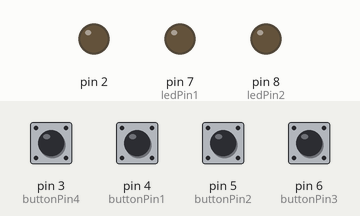
The sketch below on a simulated Arduino Uno, built with avr-gcc and run on an emulated ATmega328P. On the bench: output pins drawn as LEDs (lit = HIGH). The inputs (shaded band) are chosen by the test bench; at power-on: pin 3 (buttonPin4), pin 4 (buttonPin1), pin 5 (buttonPin2), pin 6 (buttonPin3) LOW.

Above: at 5.2 s.
5.3 s: pin 4 (buttonPin1) pulled HIGH for 0.15 s
At 5.6 s:
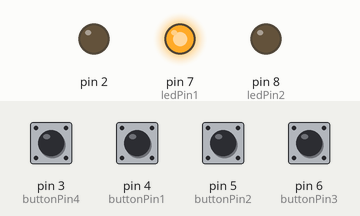
6.9 s: pin 5 (buttonPin2) pulled HIGH for 0.15 s
At 8.0 s:
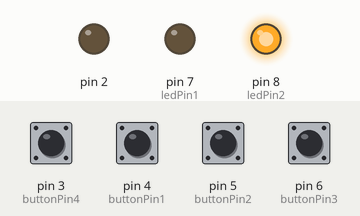
8.5 s: pin 3 (buttonPin4) pulled HIGH for 0.15 s
At 9.2 s:
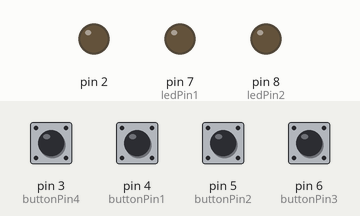
10.1 s: pin 4 (buttonPin1) pulled HIGH for 1 s
At 10.4 s:
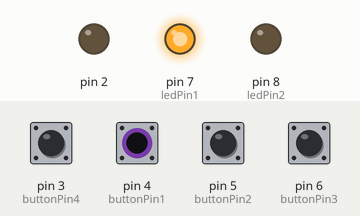
12.6 s: pin 4 (buttonPin1) driven HIGH and pin 5 (buttonPin2) driven HIGH
At 13.8 s:
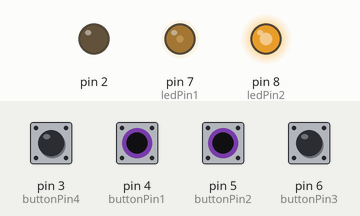
14.1 s: pin 6 (buttonPin3) pulled HIGH for 0.15 s
At 14.29 s:
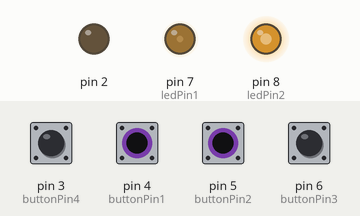
Timing chart, 0 to 16.8 s (numbered marks = the images above; inputs shaded):
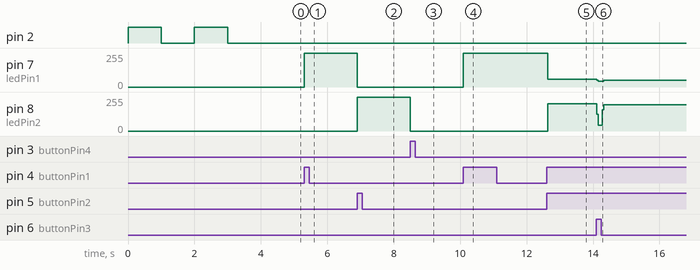

The sketch:

remote_sucess_3_with_wdt.ino
```cpp
 #include <avr/wdt.h>
const int buttonPin4 = 3;
const int buttonPin1 = 4;     // the number of the pushbutton pin 2
const int buttonPin2 = 5;
const int buttonPin3 = 6;// the number of the pushbutton pin 3
const int ledPin1 =  7;      // the number of the LED pin
const int ledPin2 =  8;
 int buttonState1 = 0;
 int buttonState2 = 0;
int buttonState3 = 0;
int buttonState4 = 0;

void setup() {
 // initialize the LED pin as an output:
 pinMode(ledPin1, OUTPUT);
  pinMode(ledPin2, OUTPUT);
 // initialize the pushbutton pin as an input:
 pinMode(buttonPin1, INPUT);
 // initialize the pushbutton pin as an input:
 pinMode(buttonPin2, INPUT);
  pinMode(buttonPin3, INPUT);
  pinMode(buttonPin4, INPUT);
  pinMode(2,OUTPUT);

  digitalWrite(2,HIGH);
  delay(1000);
    digitalWrite(2,LOW);
  delay(1000);
    digitalWrite(2,HIGH);
  delay(1000);
      digitalWrite(2,LOW);
  delay(1000);
 wdt_disable();
}

void loop(){
   wdt_enable(WDTO_4S);
 // read the state of the pushbutton value:
 buttonState1 = digitalRead(buttonPin1);
 // read the state of the pushbutton value:
 buttonState2 = digitalRead(buttonPin2);
 buttonState3 = digitalRead(buttonPin3);
  buttonState4 = digitalRead(buttonPin4);
 // check whether a  pushbutton is pressed.
 // if it is, the buttonState is HIGH:

 if (buttonState1 == HIGH) {
   // turn LED on:   // Tweet that the washer is done
   digitalWrite(ledPin1, HIGH);
      digitalWrite(ledPin2, LOW);
 }
 if (buttonState2 == HIGH) {
   // turn LED on:    //Tweet that the dryer is done
   digitalWrite(ledPin1, LOW);
      digitalWrite(ledPin2, HIGH);
 }

 if (buttonState3 == HIGH) {
  digitalWrite(ledPin1, LOW);
      digitalWrite(ledPin2, LOW);
 }
 if (buttonState4 == HIGH) {
  digitalWrite(ledPin1, LOW);
      digitalWrite(ledPin2, LOW);
 }
 wdt_reset();
}
```

Measured:
- after the input at 5.3 s, pin 7 (ledPin1): 0/255 → 255/255 at once
- after the input at 6.9 s, pin 7 (ledPin1): 255/255 → 0/255 at once; pin 8 (ledPin2): 0/255 → 255/255 at once
- after the input at 8.5 s, pin 8 (ledPin2): 255/255 → 0/255 at once
- after the input at 10.1 s, pin 7 (ledPin1): 0/255 → 255/255 at once
- after the input at 12.6 s, pin 7 (ledPin1): 255/255 → 58/255 at once; pin 8 (ledPin2): 0/255 → 204/255 at once
- after the input at 14.1 s, pin 7 (ledPin1): 58/255 → 44/255 at once, → 51/255 0.20 s later; pin 8 (ledPin2): 204/255 → 44/255 at once, → 197/255 0.16 s later
